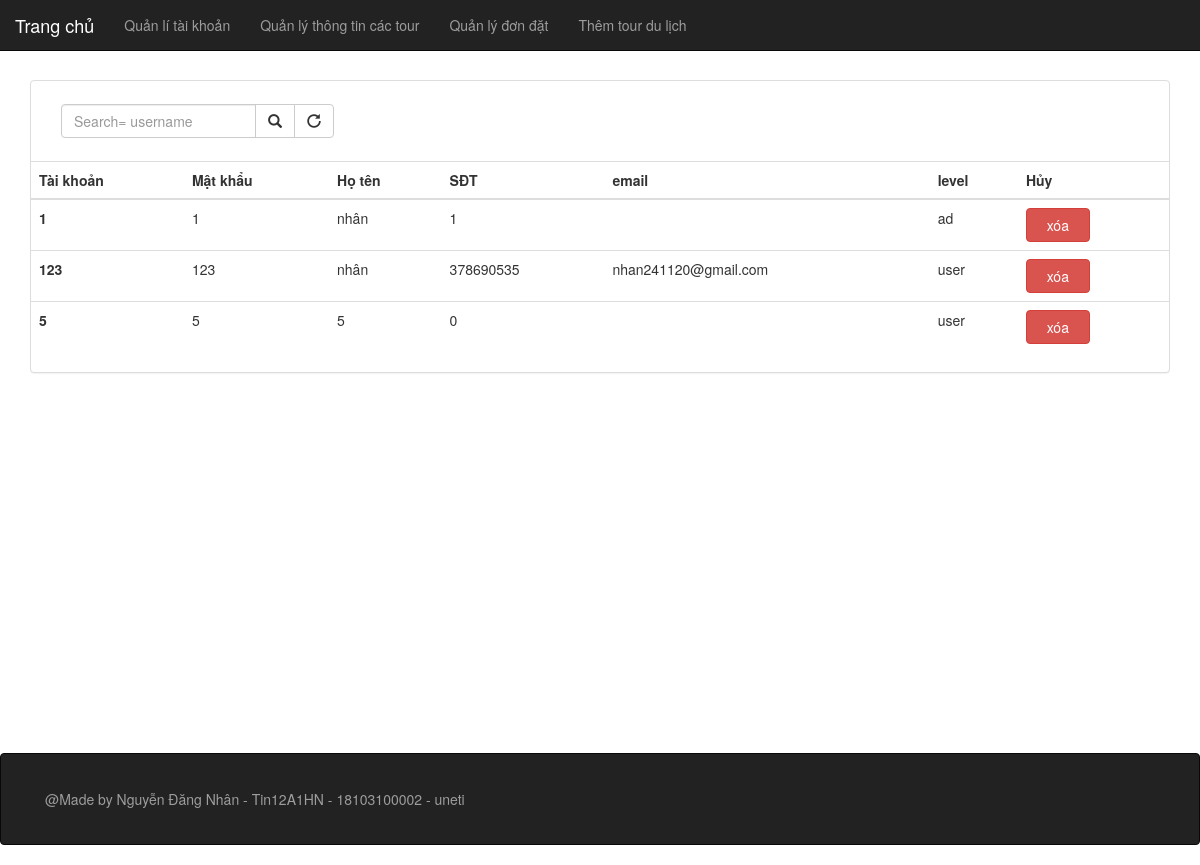
The app's page /admin/index.php with its own data.
### tables this page shows
CREATE TABLE `users` (
  `username` varchar(20) NOT NULL,
  `passwd` varchar(20) NOT NULL,
  `full_name` varchar(50) NOT NULL,
  `phone` int(11) NOT NULL,
  `email` varchar(20) NOT NULL,
  `level` varchar(5) NOT NULL
);

### admin/index.php (the view, shortened to what this page needs)
<!DOCTYPE html>
<html lang="en">
<head>
	<link rel="stylesheet" href="css/bootstrap.min.css"/>
  <link rel="stylesheet" href="https://maxcdn.bootstrapcdn.com/bootstrap/3.4.1/css/bootstrap.min.css">
</head>
<body>
	<div>
      <nav class="navbar navbar-inverse navbar-fixed-top">
      <div class="container-fluid">
        <div class="navbar-header active">
        <a class="navbar-brand " href="../?controllers=back" >Trang chủ</a>
        </div>
        <ul class="nav navbar-nav">
          <li><a >Quản lí tài khoản </a></li>
          <li><a href="./component/Display.php">Quản lý thông tin các tour </a></li>
          <li><a href="./component/giohangtour.php">Quản lý đơn đặt </a></li>
          <li ><a href="./component/Design.php">Thêm tour du lịch</a></li>
        </ul>
        <form class="navbar-form navbar-right" action="/action_page.php" >
        </form>
      </div>
     </nav>
	 <br></br><br></br>
	<div class="container">
  <div class="panel panel-default">
            <div class="panel-body">
            <?php
            echo '<form class="navbar-form navbar-left" method="post">
            <div class="input-group">
            <input
               type="text"
               class="form-control"
               placeholder="Search= username"
               name="search" >
               <div class="input-group-btn"  >
               <button name ="add" type="submit" class="btn btn-default">
               <i class="glyphicon glyphicon-search" ></i></button>
            <a  href="Display.php" class="btn btn-default" type="button" >
            <i  class="glyphicon glyphicon-repeat"></i>
            </a>
            </div>
            </div>
          </div>
        </form>
	 <table class="table align-middle" >
        <thead>
          <tr>
            <th scope="col">Tài khoản</th>
            <th scope="col">Mật khẩu</th>
            <th scope="col">Họ tên</th>
            <th scope="col">SĐT</th>
            <th scope="col">email</th>
            <th scope="col">level</th>
            <th scope="col">Hủy</th>
          </tr>
        </thead>
        <tbody>';
    	$conn = mysqli_connect('localhost','root','','shoptour') or die('connect failed');
    	mysqli_query($conn,'SET NAMES UTF8');
			if(isset($_POST['add']))
      { $h1=$_POST['search'];
        $sql = "SELECT * FROM users where username = '$h1' ";
        $result = mysqli_query($conn,$sql);}
      else
      {$sql = "SELECT * FROM users ";
			 $result = mysqli_query($conn,$sql);}
		 ?>
		<?php while($row = mysqli_fetch_array($result)): ?>
		 <tr>
          <th scope="row"><?php echo $row['username']?></th>
          <td><?php echo $row['passwd']?></td>
          <td><?php echo $row['full_name']?> </td>
          <td><?php echo $row['phone']?></td>
          <td><?php echo $row['email']?></td>
          <td><?php echo $row['level']?></td>
          <td>
		  <a href='./component/deleteuser.php/?id="<?php echo $row['username']?>"' class="btn btn-danger">&nbsp xóa &nbsp</a>
            </td>
        </tr>
		 <?php endwhile; ?>
        </tbody>
      </table>
       </div>
	</div>
  <br></br><br></br><br></br><br></br><br></br><br></br><br></br><br></br><br></br>
       <div class="navbar navbar-inverse ">
            <div class="container">
              <p class="navbar-text center">@Made by Nguyễn Đăng Nhân - Tin12A1HN - 18103100002 - uneti</p>
            </div>
       </div>
  </div>
	</body>
</html>

### records on screen
users: username "1", passwd "1", full_name "nhân", phone "1", level "ad"
users: username "123", passwd "123", full_name "nhân", phone "378690535", email "nhan241120@gmail.com", level "user"
users: username "5", passwd "5", full_name "5", phone "0", level "user"
